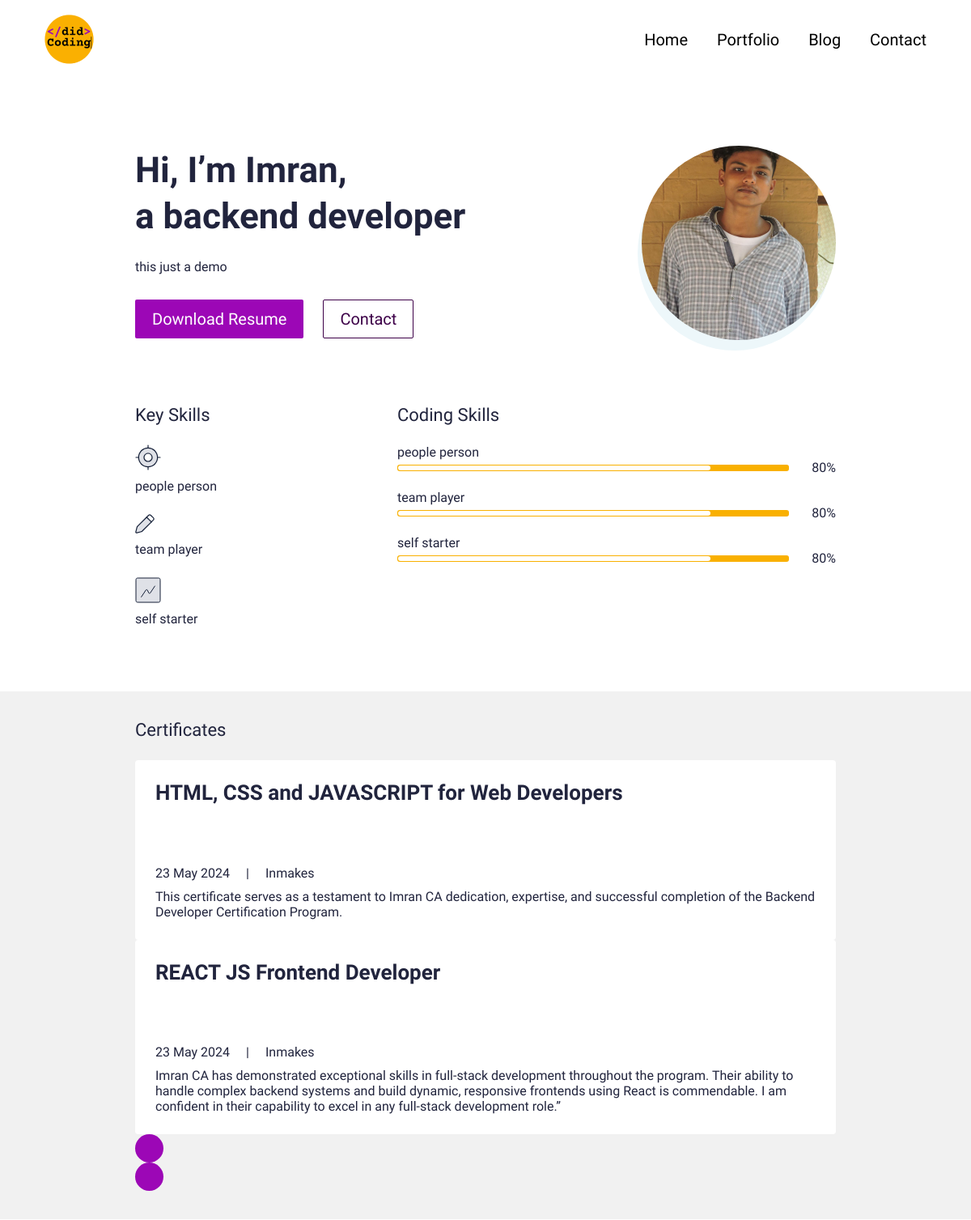
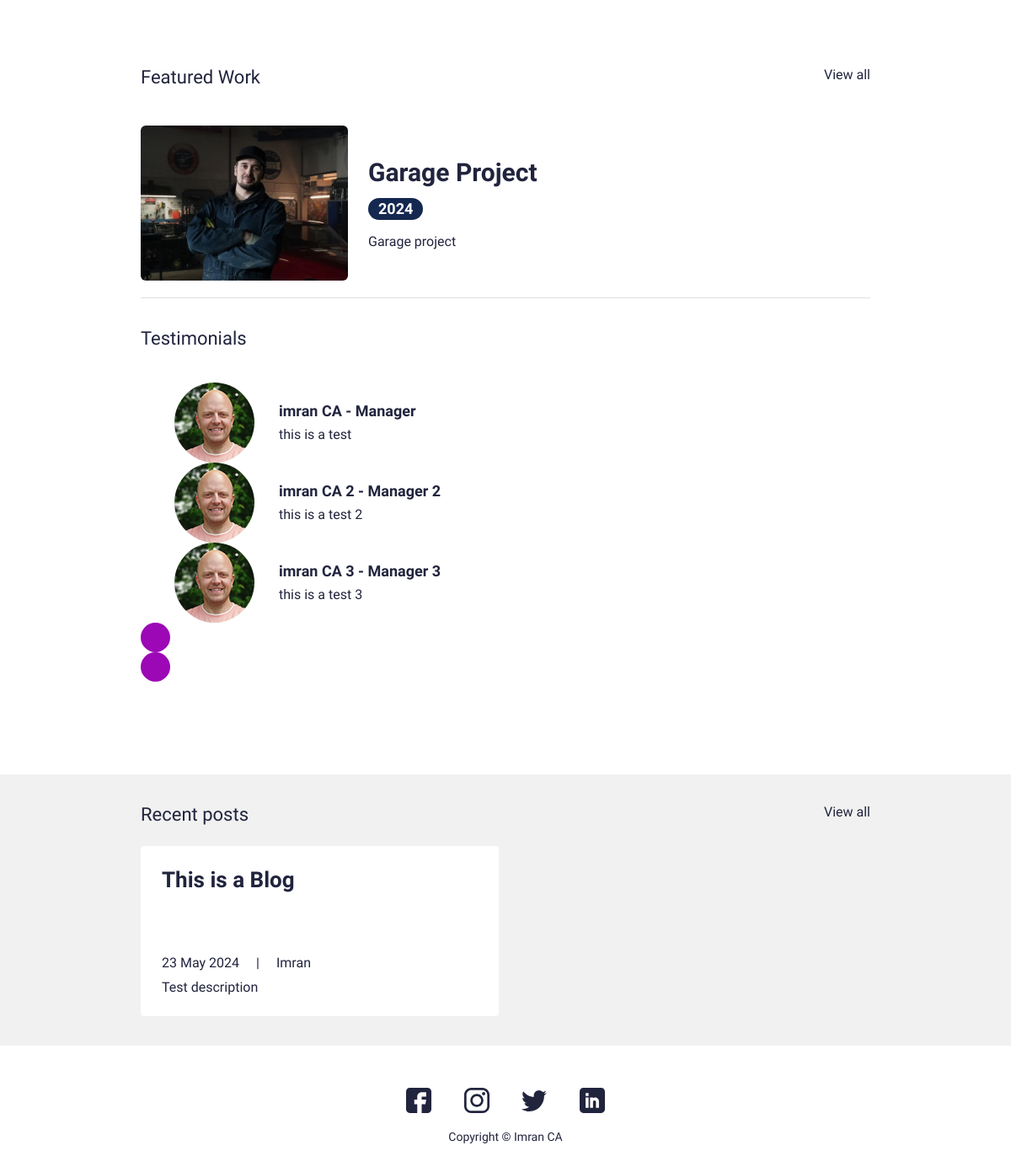
The page / on the database its author committed (2 pictures, top to bottom).
### main/models.py (models this page shows, shortened)
class UserProfile(models.Model):
    class Meta:
        verbose_name_plural = 'User Profiles'
        verbose_name = 'User Profile'
    user = models.OneToOneField(User, on_delete=models.CASCADE)
    avatar = models.ImageField(blank=True, null=True, upload_to="avatar")
    title = models.CharField(max_length=200, blank=True, null=True)
    bio = models.TextField(blank=True, null=True)
    skills = models.ManyToManyField(Skill, blank=True)
    cv = models.FileField(blank=True, null=True, upload_to="cv")

class Skill(models.Model):
    class Meta:
        verbose_name_plural = 'Skills'
        verbose_name = 'Skill'
    name = models.CharField(max_length=20, blank=True, null=True)
    score = models.IntegerField(default=80, blank=True, null=True)
    image = models.FileField(blank=True, null=True, upload_to="skills")
    is_key_skill = models.BooleanField(default=False)

class Certificate(models.Model):
    class Meta:
        verbose_name_plural = 'Certificates'
        verbose_name = 'Certificate'
    date = models.DateTimeField(blank=True, null=True)
    name = models.CharField(max_length=50, blank=True, null=True)
    title = models.CharField(max_length=200, blank=True, null=True)
    description = models.CharField(max_length=500, blank=True, null=True)
    is_active = models.BooleanField(default=True)

class Portfolio(models.Model):
    class Meta:
        verbose_name_plural = 'Portfolio Profiles'
        verbose_name = 'Portfolio'
        ordering = ["name"]
    date = models.DateTimeField(blank=True, null=True)
    name = models.CharField(max_length=200, blank=True, null=True)
    description = models.CharField(max_length=500, blank=True, null=True)
    body = RichTextField(blank=True, null=True)
    image = models.ImageField(blank=True, null=True, upload_to="portfolio")
    slug = models.SlugField(null=True, blank=True)
    is_active = models.BooleanField(default=True)

class Testimonial(models.Model):
    class Meta:
        verbose_name_plural = 'Testimonials'
        verbose_name = 'Testimonial'
        ordering = ["name"]
    thumbnail = models.ImageField(blank=True, null=True, upload_to="testimonials")
    name = models.CharField(max_length=200, blank=True, null=True)
    role = models.CharField(max_length=200, blank=True, null=True)
    quote = models.CharField(max_length=500, blank=True, null=True)
    is_active = models.BooleanField(default=True)

class Blog(models.Model):
    class Meta:
        verbose_name_plural = 'Blog Profiles'
        verbose_name = 'Blog'
        ordering = ["timestamp"]
    timestamp = models.DateTimeField(auto_now_add=True)
    author = models.CharField(max_length=200, blank=True, null=True)
    name = models.CharField(max_length=200, blank=True, null=True)
    description = models.CharField(max_length=500, blank=True, null=True)
    body = RichTextField(blank=True, null=True)
    slug = models.SlugField(null=True, blank=True)
    image = models.ImageField(blank=True, null=True, upload_to="blog")
    is_active = models.BooleanField(default=True)

### main/views.py (the view)
# urls.py: path('', views.IndexView.as_view(), name="home"),
class IndexView(generic.TemplateView):
	template_name = "main/index.html"
	def get_context_data(self, **kwargs):
		context = super().get_context_data(**kwargs)
		testimonials = Testimonial.objects.filter(is_active=True)
		certificates = Certificate.objects.filter(is_active=True)
		blogs = Blog.objects.filter(is_active=True)
		portfolio = Portfolio.objects.filter(is_active=True)
		context["testimonials"] = testimonials
		context["certificates"] = certificates
		context["blogs"] = blogs
		context["portfolio"] = portfolio
		return context

### resume_demo/context_processors.py (called while the page is built)
def project_context(request):
	context = {
		'me': User.objects.first(),
	}
	return context

### main/templates/main/index.html (shortened to what this page needs)
{% extends 'main/base.html' %}
{% load static %}
{% block content %}
<section>
  <div class="bannerSection">
    <div class="container">
      <div class="row g-4 g-md-3  align-items-center">
        <div class="col-md-auto order-md-last">
          <div class="bannerUserImg">
            <img src="{{me.userprofile.avatar.url}}" alt="{{me.first_name|title}} {{me.last_name|title}} avatar">
          </div>
        </div>
        <div class="col-md">
          <div class="bannerContent">
            <h1 class="xlTitle pb-3">Hi, I’m {{me.first_name|title}}, <br> a {{me.userprofile.title}} </br></h1>
            <p>{{me.userprofile.bio}}</p>
            <div class="bannerBtnCol">
              <div class="row">
                <div class="col-auto">
                  <a download href="" class="btn btnPrimary">Download Resume</a>
                </div>
                <div class="col-auto">
                  <a href="{% url 'main:contact' %}" class="btn btnOutline">Contact</a>
                </div>
              </div>
            </div>
          </div>
        </div>
      </div>
    </div>
  </div>
</section>
<section>
  <div class="sectionSpace pt-0">
    <div class="container">
      <div class="row">
        <div class="col-md-auto">
          <div class="keySkillCol">
            <h4 class="smTitle pb-3">Key Skills</h4>
            {% for sk in me.userprofile.skills.all %}
            {% if sk.is_key_skill %}
            <div class="keySkillCard">
              {% if sk.image %}
              <div class="ksIconCol">
                <img src="{{sk.image.url}}" alt="...">
              </div>
              {% endif %}
              <span class="ksText">{{sk.name}}</span>
            </div>
            {% endif %}
            {% endfor %}
          </div>
        </div>
        <div class="col-md">
          <h4 class="smTitle pb-3">Coding Skills</h4>
          <div class="progressCol">
            <div class="progressCard">
              {% for sk in me.userprofile.skills.all %}
              {% if sk.is_key_skill %}
              <div class="progressCol">
                <span class="progressLbl">{{sk.name}}</span>
                <div class="row g-2 align-items-center">
                  <div class="col">
                    <div class="progress progressStyle">
                      <div class="progress-bar" role="progressbar" style="width: {{sk.score}}%" aria-valuenow="{{sk.score}}" aria-valuemin="0" aria-valuemax="100"></div>
                    </div>
                  </div>
                  <div class="col-auto">
                    <span class="pLbl">{{sk.score}}%</span>
                  </div>
                </div>
              </div>
              {% endif %}
              {% endfor %}
            </div>
          </div>
        </div>
      </div>
    </div>
  </div>
</section>
<section>
  <div class="sectionSpaceSm lightBg">
    <div class="container">
      <div class="row pb-3">
        <div class="col">
          <h4 class="smText regular">Certificates</h4>
        </div>
      </div>
      <div class="sliderOuter">
        <div class="swiper certificatesSlider">
          <div class="swiper-wrapper">
            {% for c in certificates %}
            {% if c.is_active %}
            <div class="swiper-slide">
              <div class="cardStyle1">
                <h4 class="mdTitle cs1Title">
                  <a href="javascript:void(0)">{{c.title}}</a>
                </h4>
                <ul class="cardOptionCol">
                  <li>{{c.date.date}}</li>
                  <li>{{c.name|title}}</li>
                </ul>
                <p>{{c.description}}</p>
              </div>
            </div>
            {% endif %}
            {% endfor %}
          </div>
        </div>
        <div class="cert-swiper-button-next swiper-button-next swiperBtnStyle"></div>
        <div class="cert-swiper-button-prev swiper-button-prev swiperBtnStyle"></div>
      </div>
    </div>
  </div>
</section>
<section>
  <div class="sectionSpace">
    <div class="container">
      <div class="portfolioCol">
        <div class="row pb-3">
          <div class="col">
            <h4 class="smText regular">Featured Work</h4>
          </div>
          <div class="col-auto">
            <a href="{% url 'main:portfolios' %}" class="simpleLink">View all</a>
          </div>
        </div>
        {% for p in portfolio %}
        {% if p.is_active %}
        <div class="portfolioCard">
          <div class="row g-4 align-items-center">
            <div class="col-md-auto">
              <div class="portfolioImgCol">
                <a href="{% url 'main:portfolio' slug=p.slug %}"><img src="{{p.image.url}}" alt="..."></a>
              </div>
            </div>
            <div class="col-md">
              <div class="portfolioContentCol">
                <h4 class="lgTitle"><a href="{% url 'main:portfolio' slug=p.slug %}">{{p.name}}</a></h4>
                <ul class="portfolioOption">
                  <li><span class="dateLbl">{{p.date.year}}</span></li>
                </ul>
                <p>{{p.description}}</p>
              </div>
            </div>
          </div>
        </div>
        {% endif %}
        {% endfor %}
      </div>
      <div class="testimonialCol">
        <h4 class="smText regular d-block">Testimonials</h4>
        <div class="testimonialSlider">
          <div class="swiper testimonialSwiper">
            <div class="swiper-wrapper">
              {% for t in testimonials %}
              {% if t.is_active %}
              <div class="swiper-slide">
                <div class="testimonialCard">
                  <div class="row align-items-center">
                    <div class="col-sm-auto">
                      <div class="tImgCol">
                        <img src="{{t.thumbnail.url}}" alt="...">
                      </div>
                    </div>
                    <div class="col-sm">
                      <div class="tContentCol">
                        <h4 class="xsTitle bold">{{t.name}} - {{t.role}}</h4>
                        <p>{{t.quote}}</p>
                      </div>
                    </div>
                  </div>
                </div>
              </div>
              {% endif %}
              {% endfor %}
            </div>
            <div class="test-swiper-button-next swiper-button-next swiperBtnStyle"></div>
            <div class="test-swiper-button-prev swiper-button-prev swiperBtnStyle"></div>
          </div>
        </div>
      </div>
    </div>
  </div>
</section>
<section>
  <div class="sectionSpaceSm lightBg">
    <div class="container">
      <div class="row pb-3">
        <div class="col">
          <h4 class="smText regular">Recent posts</h4>
        </div>
        <div class="col-auto">
          <a href="{% url 'main:blogs' %}" class="simpleLink">View all</a>
        </div>
      </div>
      <div class="row g-3">
      {% for b in blogs %}
      {% if b.is_active %}
        <div class="col-lg-6">
          <div class="cardStyle1">
            <h4 class="mdTitle cs1Title"><a href="{% url 'main:blog' slug=b.slug %}">{{b.name}}</a></h4>
            <ul class="cardOptionCol">
              <li>{{b.timestamp.date}}</li>
              <li>{{b.author}}</li>
            </ul>
            <p>{{b.description}}</p>
          </div>
        </div>
        {% endif %}
        {% endfor %}
      </div>
    </div>
  </div>
</section>
{% endblock %}

### main/templates/main/base.html (shortened to what this page needs)
{% load static %}
<!doctype html>
<html lang="en">
  <head>
    <link href="{% static 'css/bootstrap.min.css' %}" rel="stylesheet">
    <link rel="stylesheet" href="https://unpkg.com/swiper@7.0.5/swiper-bundle.min.css">
    <link href="{% static 'css/style.css' %}" rel="stylesheet">
  </head>
  <body>
    {% include 'main/partials/nav.html' %}
    {% block content %}
    {% endblock %}
    {% include 'main/partials/footer.html' %}
  </body>
</html>

### main/templates/main/partials/nav.html (shortened to what this page needs)
{% load static %}
<header>
    <div class="headerCol">
    <div class="container-fluid">
        <div class="row align-items-center">
        <div class="col-auto">
            <div class="logoCol"><a href="{% url 'main:home' %}"><img src="{% static 'images/logo.png' %}" alt="..."></a></div>
        </div>
        <div class="col">
            <div class="navCollapseCol">
            <div class="navCol">
                <ul>
                <li><a href="{%url 'main:home'%}">Home</a></li>
                <li><a href="{%url 'main:portfolios' %}">Portfolio</a></li>
                <li><a href="{% url 'main:blogs' %}">Blog</a></li>
                <li><a href="{%url 'main:contact'%}">Contact</a></li>
                </ul>
            </div>
            </div>
        </div>
        </div>
    </div>
    </div>
</header>

### main/templates/main/partials/footer.html
{% load static %}
<footer>
    <div class="footerCol">
    <div class="container">
        <ul class="socialCol">
        <li><a href="javascript:void(0)"><img src="{% static 'images/fb.svg' %}" alt="..."></a></li>
        <li><a href="javascript:void(0)"><img src="{% static 'images/insta.svg' %}" alt="..."></a></li>
        <li><a href="javascript:void(0)"><img src="{% static 'images/twitter.svg' %}" alt="..."></a></li>
        <li><a href="javascript:void(0)"><img src="{% static 'images/linkedin.svg' %}" alt="..."></a></li>
        </ul>
        <div class="copyrightCol">
        <p>Copyright © <a href="https://jamesgrangerdesign.co.uk/" target="_blank">Imran CA</a></p>
        </div>
    </div>
    </div>
</footer>

### rows shown on the page
Skill: image (picture), name "people person", score "80"
Skill: image (picture), name "team player", score "80"
Skill: image (picture), name "self starter", score "80"
Certificate: title "HTML, CSS and JAVASCRIPT for Web Developers", date "23 May 2024", name "Inmakes", description "This certificate serves as a testament to Imran CA dedication, expertise, and successful completion of the Backend Developer Certification Program."
Certificate: title "REACT JS Frontend Developer", date "23 May 2024", name "Inmakes", description "Imran CA has demonstrated exceptional skills in full-stack development throughout the program. Their ability to handle complex backend systems and build dynamic, responsive frontends using React is commendable. I am confident in their capability to excel in any full-stack development role.”"
Portfolio: image (picture), name "Garage Project", date.year "2024", description "Garage project"
Testimonial: thumbnail (picture), name "imran CA", role "Manager", quote "this is a test"
Testimonial: thumbnail (picture), name "imran CA 2", role "Manager 2", quote "this is a test 2"
Testimonial: thumbnail (picture), name "imran CA 3", role "Manager 3", quote "this is a test 3"
Blog: name "This is a Blog", timestamp "23 May 2024", author "Imran", description "Test description"

### other values the page prints
{{ me.first_name|title }} "Imran"
{{ me.userprofile.title }} "backend developer"
{{ me.userprofile.bio }} "this just a demo"
